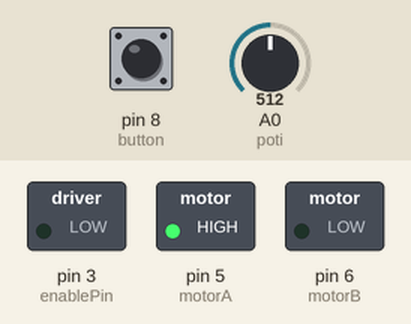
The sketch below on a simulated Arduino Uno, built with avr-gcc and run on an emulated ATmega328P. Shown: switched loads named in the sketch (green lamp = pin HIGH). The inputs (shaded band) are chosen by the test bench; at power-on: pin 8 (button) HIGH, A0 (poti) = 512.

Above: at 1.2 s.
1.3 s: pin 8 (button) pulled LOW for 0.15 s
At 2.9 s:
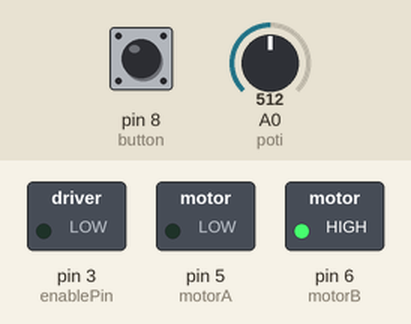
3.2 s: pin 8 (button) pulled LOW for 1 s
At 4.34 s:
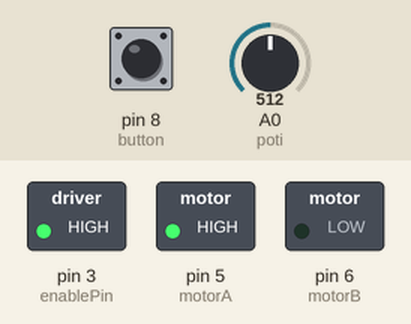
5.9 s: pin 8 (button) pulled LOW for 0.15 s
At 6.7 s:
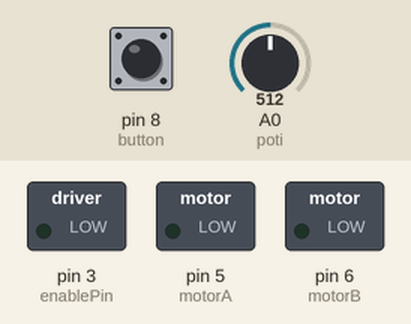
7.8 s: pin 8 (button) pulled LOW for 3.2 s
At 11.15 s:
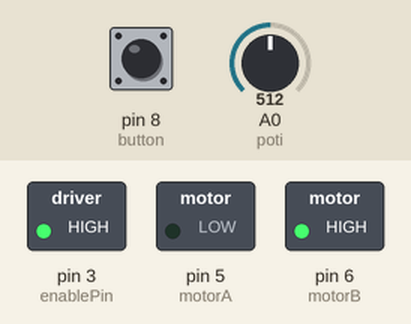
Timing chart, 0 to 12.8 s (numbered marks = the images above; inputs shaded):
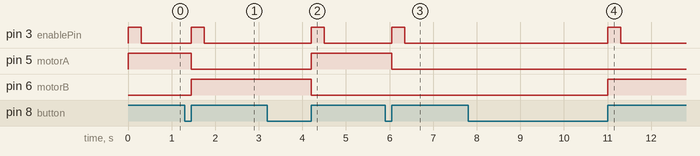

The sketch:

motorfader.ino
```cpp
// pins
int motorA = 5;
int motorB = 6;
int enablePin = 3;
int button = 8;
int poti = 0;

// config
int target[] = {800, 100, 1000, 0, 500}; // values from 0 to 1023
int targetsTotal = 5;
int theThreshold = 30;
int movingTimeout = 300;
long myTime = 0;

// programming stuff
int buttonState = 0;         // current state of the button
int lastButtonState = 0;     // previous state of the button
int currentTarget = 0;

void setup() {
  pinMode(enablePin, OUTPUT);
  pinMode(button, INPUT_PULLUP);
}

void loop() {
  buttonState = digitalRead(button);

  if (buttonState != lastButtonState) {
    if (buttonState == HIGH) {
      currentTarget++;
      if (currentTarget > targetsTotal - 1) currentTarget = 0;
      myTime = millis();
    }
  }

  if (myTime + movingTimeout > millis()) {
    digitalWrite(enablePin, HIGH);
    if (analogRead(poti) > (target[currentTarget] + theThreshold) ) {
      analogWrite(motorA, 255);
      analogWrite(motorB, 0);
    } else if (analogRead(poti) < (target[currentTarget] - theThreshold) ) {
      analogWrite(motorA, 0);
      analogWrite(motorB, 255);
    } else {
      analogWrite(motorA, 0);
      analogWrite(motorB, 0);
    }
  } else {
    digitalWrite(enablePin, LOW);
  }

  lastButtonState = buttonState;
}
```

Measured:
- after the input at 1.3 s, pin 3 (enablePin): LOW → HIGH after 0.15 s, → LOW 0.30 s later; pin 5 (motorA): HIGH → LOW after 0.15 s; pin 6 (motorB): LOW → HIGH after 0.15 s
- after the input at 3.2 s, pin 3 (enablePin): LOW → HIGH after 1.0 s, → LOW 0.30 s later; pin 5 (motorA): LOW → HIGH after 1.0 s; pin 6 (motorB): HIGH → LOW after 1.0 s
- after the input at 5.9 s, pin 3 (enablePin): LOW → HIGH after 0.15 s, → LOW 0.30 s later; pin 5 (motorA): HIGH → LOW after 0.15 s
- after the input at 7.8 s, pin 3 (enablePin): LOW → HIGH after 3.2 s, → LOW 0.30 s later; pin 6 (motorB): LOW → HIGH after 3.2 s
